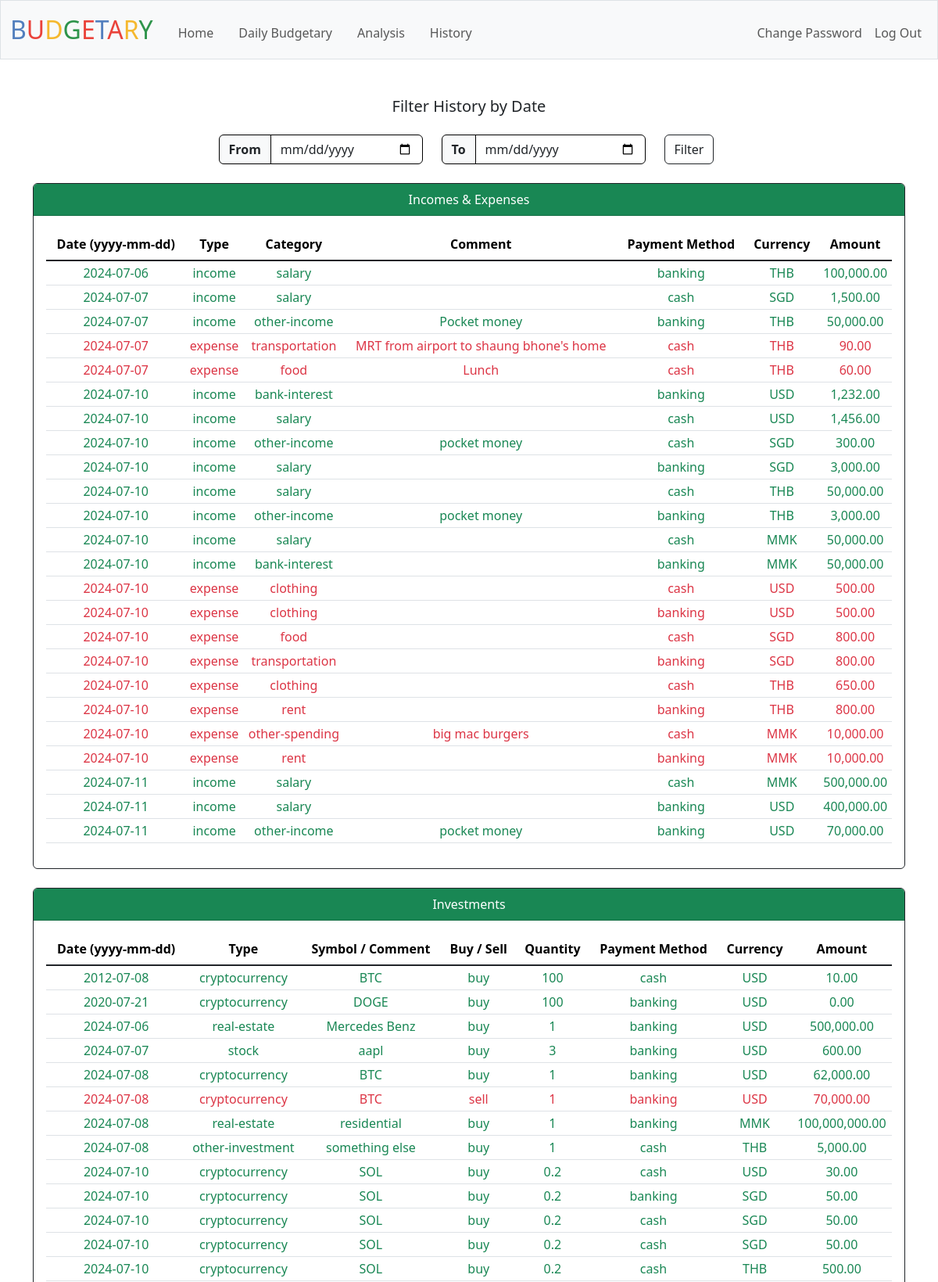
The app's page /history (signed in, upper part) with its own data.
### tables this page shows
CREATE TABLE transactions (
id INTEGER PRIMARY KEY AUTOINCREMENT NOT NULL,
payment_method TEXT NOT NULL,
currency TEXT NOT NULL,
amount NUMERIC NOT NULL,
amount_in_usd NUMERIC NOT NULL,
logged_date DATETIME DEFAULT CURRENT_TIMESTAMP,
transaction_date DATETIME NOT NULL
);

CREATE TABLE income (
id INTEGER PRIMARY KEY AUTOINCREMENT NOT NULL,
user_id INTEGER NOT NULL,
transaction_id INTEGER NOT NULL,
income_type TEXT NOT NULL,
comment TEXT,
FOREIGN KEY (user_id) REFERENCES users(id),
FOREIGN KEY (transaction_id) REFERENCES transactions(id)
);

CREATE TABLE investment (
id INTEGER PRIMARY KEY AUTOINCREMENT NOT NULL,
user_id INTEGER NOT NULL,
transaction_id INTEGER NOT NULL,
investment_type TEXT NOT NULL,
investment_comment TEXT,
symbol_real_estate_type TEXT,
real_estate_comment TEXT,
buy_or_sell TEXT NOT NULL,
quantity NUMERIC NOT NULL,
FOREIGN KEY (user_id) REFERENCES users(id),
FOREIGN KEY (transaction_id) REFERENCES transactions(id)
);

### app.py (the view, shortened to what this page needs)
@app.route("/history", methods=["GET", "POST"])
@login_required
def history():
    user_id = session.get("user_id")
    income_spending_query = """
        SELECT
            transactions.transaction_date AS date,
            'income' AS type,
            income.income_type AS category,
            income.comment AS comment,
            transactions.payment_method AS payment_method,
            transactions.currency AS currency,
            transactions.amount AS amount
        FROM
            income JOIN transactions ON income.transaction_id = transactions.id
        {income_where_clause}
        UNION ALL
        SELECT
            transactions.transaction_date AS date,
            'expense' AS type,
            spending.spending_type AS category,
            spending.comment AS comment,
            transactions.payment_method AS payment_method,
            transactions.currency AS currency,
            transactions.amount AS amount
        FROM
            spending JOIN transactions ON spending.transaction_id = transactions.id
        {spending_where_clause}
        ORDER BY transactions.transaction_date
        """
    investment_query = """
        SELECT
            transactions.transaction_date AS date,
            investment.investment_type AS type,
        CASE
            WHEN investment.investment_type = 'other-investment' THEN investment.investment_comment
            WHEN investment.symbol_real_estate_type = 'otherRealEstate' THEN investment.real_estate_comment
            ELSE investment.symbol_real_estate_type
        END AS symbol_comment,
            investment.buy_or_sell AS buy_sell,
            investment.quantity,
            transactions.payment_method,
            transactions.currency,
            transactions.amount
        FROM
            investment JOIN transactions ON investment.transaction_id = transactions.id
        {investment_where_clause}
        ORDER BY transactions.transaction_date
        """
    debt_query = """
        SELECT
            transactions.transaction_date AS date,
        debt.debt_category AS category,
            debt.debtor_or_creditor,
            debt.interest_rate,
            transactions.payment_method,
            transactions.currency,
            transactions.amount
        FROM
            debt JOIN transactions ON debt.transaction_id = transactions.id
        {debt_where_clause}
        ORDER BY debt.debtor_or_creditor, transactions.transaction_date
        """
    income_where_clause = "WHERE income.user_id = ?"
    spending_where_clause = "WHERE spending.user_id = ?"
    investment_where_clause = "WHERE investment.user_id = ?"
    debt_where_clause = "WHERE debt.user_id = ?"
    if request.method == "GET":
        income_spending_query = income_spending_query.format(income_where_clause=income_where_clause, spending_where_clause=spending_where_clause)
        income_spending_rows = db.execute(
            income_spending_query, user_id, user_id
        )
        investment_query = investment_query.format(investment_where_clause=investment_where_clause)
        investment_rows = db.execute(
            investment_query, user_id
        )
        debt_query = debt_query.format(debt_where_clause=debt_where_clause)
        debt_rows = db.execute(
            debt_query, user_id
        )
        return render_template("history.html", income_spending_rows=income_spending_rows, investment_rows=investment_rows, \
            debt_rows=debt_rows, currency=currency)

### app.py (called while the page is built)
@app.after_request
def after_request(response):
    response.headers["Cache-Control"] = "no-cache, no-store, must-revalidate"
    response.headers["Expires"] = 0
    response.headers["Pragma"] = "no-cache"
    return response

### helpers.py (called while the page is built)
def login_required(f):
    @wraps(f)
    def decorated_function(*args, **kwargs):
        if session.get("user_id") is None:
            return redirect("/login")
        return f(*args, **kwargs)
    return decorated_function

def currency(value):
    return f"{value:,.2f}"

### templates/history.html (shortened to what this page needs)
{% extends "layout.html" %}
{% block main %}
<div class="row h5 mb-4 justify-content-center">
    Filter History by Date
</div>
<form class="row justify-content-center" action="/history" method="post">
    <div class="col-md-3 mb-4">
        <div class="input-group">
            <span class="input-group-text border-black fw-bold">From</span>
            <input class="form-control border-black" name="start_date" id="start_date" placeholder="Select start date" type="date">
        </div>
    </div>
    <div class="col-md-3 mb-4">
        <div class="input-group">
            <span class="input-group-text border-black fw-bold">To</span>
            <input class="form-control border-black" name="end_date" id="end_date" placeholder="Select end date" type="date">
        </div>
    </div>
    <div class="col-md-1 mb-4 text-start">
        <button class="btn btn-outline-dark" type="submit">Filter</button>
    </div>
</form>
<div class="card border-dark mb-4 col-md-12">
    <div class="card-header text-bg-success">Incomes & Expenses</div>
    <div class="card-body">
        <table class="table">
            <thead>
                <tr class="fw-bold">
                <th scope="col">Date (yyyy-mm-dd)</th>
                <th scope="col">Type</th>
                <th scope="col">Category</th>
                <th scope="col">Comment</th>
                <th scope="col">Payment Method</th>
                <th scope="col">Currency</th>
                <th scope="col">Amount</th>
                </tr>
            </thead>
            <tbody class="table-group-divider">
                {% for row in income_spending_rows %}
                <tr class="
                    {% if row['type'] == 'income' %}
                        text-success
                    {% elif row['type'] == 'expense' %}
                        text-danger
                    {% endif %}">
                    <td scope="row">{{ row['date'] }}</td>
                    <td>{{ row['type'] }}</td>
                    <td>{{ row['category'] }}</td>
                    <td>{{ row['comment'] }}</td>
                    <td>{{ row['payment_method'] }}</td>
                    <td>{{ row['currency'] | upper }}</td>
                    <td>{{ row['amount'] | currency }}</td>
                </tr>
                {% endfor %}
            </tbody>
        </table>
    </div>
</div>
<div class="card border-dark mb-4 col-md-12">
    <div class="card-header text-bg-success">Investments</div>
    <div class="card-body">
        <table class="table">
            <thead>
                <tr class="fw-bold">
                <th scope="col">Date (yyyy-mm-dd)</th>
                <th scope="col">Type</th>
                <th scope="col">Symbol / Comment</th>
                <th scope="col">Buy / Sell</th>
                <th scope="col">Quantity</th>
                <th scope="col">Payment Method</th>
                <th scope="col">Currency</th>
                <th scope="col">Amount</th>
                </tr>
            </thead>
            <tbody class="table-group-divider">
                {% for row in investment_rows %}
                <tr class="
                {% if row['buy_sell'] == 'buy' %}
                    text-success
                {% elif row['buy_sell'] == 'sell' %}
                    text-danger
                {% endif %}">
                    <td scope="row">{{ row['date'] }}</td>
                    <td>{{ row['type'] }}</td>
                    <td>{{ row['symbol_comment'] }}</td>
                    <td>{{ row['buy_sell'] }}</td>
                    <td>{{ row['quantity'] }}</td>
                    <td>{{ row['payment_method'] }}</td>
                    <td>{{ row['currency'] | upper }}</td>
                    <td>{{ row['amount'] | currency }}</td>
                </tr>
                {% endfor %}
            </tbody>
        </table>
    </div>
</div>
{% endblock %}

### templates/layout.html (shortened to what this page needs)
<!DOCTYPE html>
<html lang="en">
    <head>
        <link href="https://cdn.jsdelivr.net/npm/bootstrap@5.3.3/dist/css/bootstrap.min.css" rel="stylesheet">
        <link href="/static/styles.css" rel="stylesheet">
    </head>
    <body>
        <nav class="bg-light border navbar navbar-expand-md navbar-light">
            <div class="container-fluid">
                <a href="/" class="navbar-brand"><span class="blue">B</span><span class="red">U</span><span class="yellow">D</span><span class="green">G</span><span class="red">E</span><span class="blue">T</span><span class="red">A</span><span class="yellow">R</span><span class="green">Y</span></a>
                <div class="collapse navbar-collapse" id="navbar">
                    {% if session["user_id"] %}
                        <ul class="navbar-nav me-auto mt-2">
                            <li class="nav-item px-2"><a class="nav-link" href="/">Home</a></li>
                            <li class="nav-item px-2"><a class="nav-link" href="/budgetary">Daily Budgetary</a></li>
                            <li class="nav-item px-2"><a class="nav-link" href="/analysis">Analysis</a></li>
                            <li class="nav-item px-2"><a class="nav-link" href="/history">History</a></li>
                        </ul>
                        <ul class="navbar-nav ms-auto mt-2">
                            <li class="nav-item"><a class="nav-link" href="/change-password">Change Password</a></li>
                            <li class="nav-item"><a class="nav-link" href="/logout">Log Out</a></li>
                        </ul>
                    {% else %}
                        <ul class="navbar-nav ms-auto mt-2">
                            <li class="nav-item"><a class="nav-link" href="/register">Register</a></li>
                            <li class="nav-item"><a class="nav-link" href="/login">Log In</a></li>
                        </ul>
                    {% endif %}
                </div>
            </div>
        </nav>
        <main class="container py-5 text-center">
            {% block main %}{% endblock %}
        </main>
    </body>
</html>

### static/styles.css (style rules this page uses)
nav .navbar-brand { font-size: xx-large; }
nav .navbar-brand .blue { color: #537fbe; }
nav .navbar-brand .red { color: #ea433b; }
nav .navbar-brand .yellow { color: #f5b82e; }
nav .navbar-brand .green { color: #2e944b; }
tr.text-success th, tr.text-success td { color: inherit; padding: 3px; }
tr.text-danger th, tr.text-danger td { color: inherit; padding: 3px; }

### records on screen
transactions: date "2024-07-06", type "income", category "salary", payment_method "banking", currency "THB", amount "100,000.00"
transactions: date "2024-07-07", type "income", category "salary", payment_method "cash", currency "SGD", amount "1,500.00"
income: date "2024-07-07", type "income", category "other-income", comment "Pocket money", payment_method "banking", currency "THB", amount "50,000.00"
transactions: date "2024-07-07", type "expense", category "transportation", comment "MRT from airport to shaung bhone's home", payment_method "cash", currency "THB", amount "90.00"
transactions: date "2024-07-07", type "expense", category "food", comment "Lunch", payment_method "cash", currency "THB", amount "60.00"
transactions: date "2024-07-10", type "income", category "bank-interest", payment_method "banking", currency "USD", amount "1,232.00"
transactions: date "2024-07-10", type "income", category "salary", payment_method "cash", currency "USD", amount "1,456.00"
transactions: date "2024-07-10", type "income", category "other-income", comment "pocket money", payment_method "cash", currency "SGD", amount "300.00"
transactions: date "2024-07-10", type "income", category "salary", payment_method "banking", currency "SGD", amount "3,000.00"
transactions: date "2024-07-10", type "income", category "salary", payment_method "cash", currency "THB", amount "50,000.00"
transactions: date "2024-07-10", type "income", category "other-income", comment "pocket money", payment_method "banking", currency "THB", amount "3,000.00"
transactions: date "2024-07-10", type "income", category "salary", payment_method "cash", currency "MMK", amount "50,000.00"
transactions: date "2024-07-10", type "income", category "bank-interest", payment_method "banking", currency "MMK", amount "50,000.00"
transactions: date "2024-07-10", type "expense", category "clothing", payment_method "cash", currency "USD", amount "500.00"
transactions: date "2024-07-10", type "expense", category "clothing", payment_method "banking", currency "USD", amount "500.00"
transactions: date "2024-07-10", type "expense", category "food", payment_method "cash", currency "SGD", amount "800.00"
transactions: date "2024-07-10", type "expense", category "transportation", payment_method "banking", currency "SGD", amount "800.00"
transactions: date "2024-07-10", type "expense", category "clothing", payment_method "cash", currency "THB", amount "650.00"
transactions: date "2024-07-10", type "expense", category "rent", payment_method "banking", currency "THB", amount "800.00"
transactions: date "2024-07-10", type "expense", category "other-spending", comment "big mac burgers", payment_method "cash", currency "MMK", amount "10,000.00"
transactions: date "2024-07-10", type "expense", category "rent", payment_method "banking", currency "MMK", amount "10,000.00"
transactions: date "2024-07-11", type "income", category "salary", payment_method "cash", currency "MMK", amount "500,000.00"
transactions: date "2024-07-11", type "income", category "salary", payment_method "banking", currency "USD", amount "400,000.00"
transactions: date "2024-07-11", type "income", category "other-income", comment "pocket money", payment_method "banking", currency "USD", amount "70,000.00"
investment: date "2012-07-08", type "cryptocurrency", symbol_comment "BTC", buy_sell "buy", quantity "100", payment_method "cash", currency "USD", amount "10.00"
investment: date "2020-07-21", type "cryptocurrency", symbol_comment "DOGE", buy_sell "buy", quantity "100", payment_method "banking", currency "USD", amount "0.00"
investment: date "2024-07-06", type "real-estate", symbol_comment "Mercedes Benz", buy_sell "buy", quantity "1", payment_method "banking", currency "USD", amount "500,000.00"
investment: date "2024-07-07", type "stock", symbol_comment "aapl", buy_sell "buy", quantity "3", payment_method "banking", currency "USD", amount "600.00"
investment: date "2024-07-08", type "cryptocurrency", symbol_comment "BTC", buy_sell "buy", quantity "1", payment_method "banking", currency "USD", amount "62,000.00"
investment: date "2024-07-08", type "cryptocurrency", symbol_comment "BTC", buy_sell "sell", quantity "1", payment_method "banking", currency "USD", amount "70,000.00"
investment: date "2024-07-08", type "real-estate", symbol_comment "residential", buy_sell "buy", quantity "1", payment_method "banking", currency "MMK", amount "100,000,000.00"
investment: date "2024-07-08", type "other-investment", symbol_comment "something else", buy_sell "buy", quantity "1", payment_method "cash", currency "THB", amount "5,000.00"
investment: date "2024-07-10", type "cryptocurrency", symbol_comment "SOL", buy_sell "buy", quantity "0.2", payment_method "cash", currency "USD", amount "30.00"
investment: date "2024-07-10", type "cryptocurrency", symbol_comment "SOL", buy_sell "buy", quantity "0.2", payment_method "banking", currency "SGD", amount "50.00"
investment: date "2024-07-10", type "cryptocurrency", symbol_comment "SOL", buy_sell "buy", quantity "0.2", payment_method "cash", currency "SGD", amount "50.00"
investment: date "2024-07-10", type "cryptocurrency", symbol_comment "SOL", buy_sell "buy", quantity "0.2", payment_method "cash", currency "SGD", amount "50.00"
investment: date "2024-07-10", type "cryptocurrency", symbol_comment "SOL", buy_sell "buy", quantity "0.2", payment_method "cash", currency "THB", amount "500.00"
